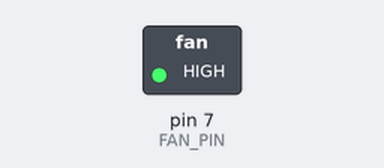
Recording of a sketch running on a simulated Arduino Uno, built with avr-gcc and run on an emulated ATmega328P. Shown: switched loads named in the sketch (green lamp = pin HIGH).

Above: at 1.5 s.
At 4.5 s:
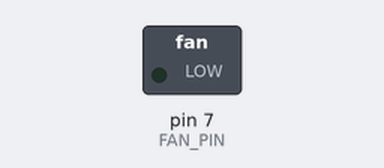
Timing chart, 0 to 7.8 s (numbered marks = the images above):
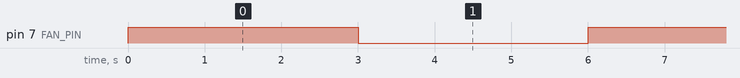

Measured:
- by itself, pin 7 (FAN_PIN): alternates HIGH for 3.0 s and LOW for 3.0 s

The sketch:

only_Fan.ino
```cpp
const int FAN_PIN = 7;

void setup() {
  pinMode(FAN_PIN, OUTPUT);
  digitalWrite(FAN_PIN, LOW);
}

void loop() {
  digitalWrite(FAN_PIN, HIGH);
  delay(3000);

  digitalWrite(FAN_PIN, LOW);
  delay(3000);
}
```
